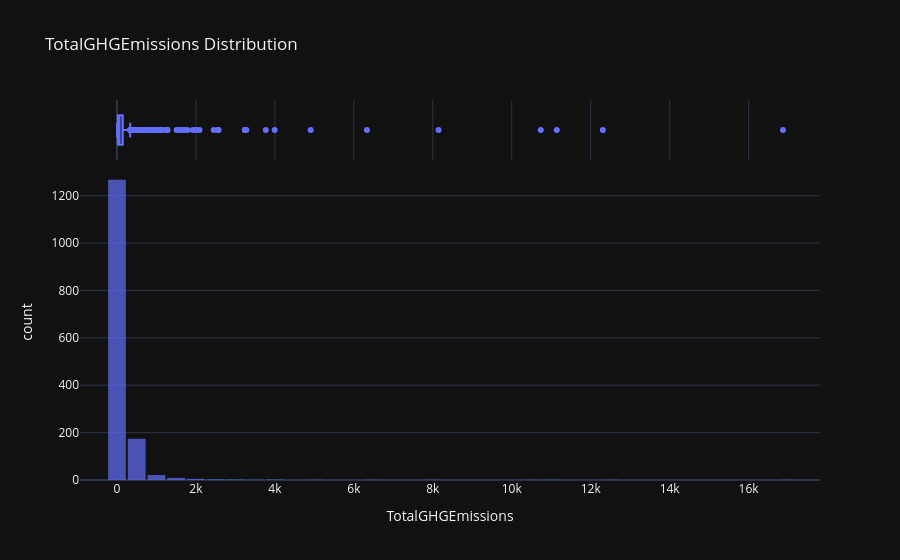

The code cell stored with this chart in its notebook:
### Code cell
interactive_distribution(df=final_df, col='TotalGHGEmissions')

### Figure 1 — Plotly figure (JSON) as saved in the notebook; plotly's stock layout.template omitted (floating-point values rounded to 4 significant figures; data arrays with more than 128 entries replaced by an {"elided": "..."} marker saying what was removed)
{"data": [{"bingroup": "x", "hovertemplate": "TotalGHGEmissions=%{x}<br>count=%{y}<extra></extra>", "legendgroup": "", "marker": {"color": "#636efa", "opacity": 0.7, "pattern": {"shape": ""}}, "name": "", "nbinsx": 50, "orientation": "v", "showlegend": false, "x": {"elided": "1491 float values"}, "xaxis": "x", "yaxis": "y", "type": "histogram"}, {"hovertemplate": "TotalGHGEmissions=%{x}<extra></extra>", "legendgroup": "", "marker": {"color": "#636efa"}, "name": "", "notched": true, "showlegend": false, "x": {"elided": "1491 float values"}, "xaxis": "x2", "yaxis": "y2", "type": "box"}], "layout": {"xaxis": {"anchor": "y", "domain": [0.0, 1.0], "title": {"text": "TotalGHGEmissions"}}, "yaxis": {"anchor": "x", "domain": [0.0, 0.8316], "title": {"text": "count"}}, "xaxis2": {"anchor": "y2", "domain": [0.0, 1.0], "matches": "x", "showticklabels": false, "showgrid": true}, "yaxis2": {"anchor": "x2", "domain": [0.8416, 1.0], "matches": "y2", "showticklabels": false, "showline": false, "ticks": "", "showgrid": false}, "legend": {"tracegroupgap": 0}, "title": {"text": "TotalGHGEmissions Distribution"}, "barmode": "relative", "bargap": 0.1}}
